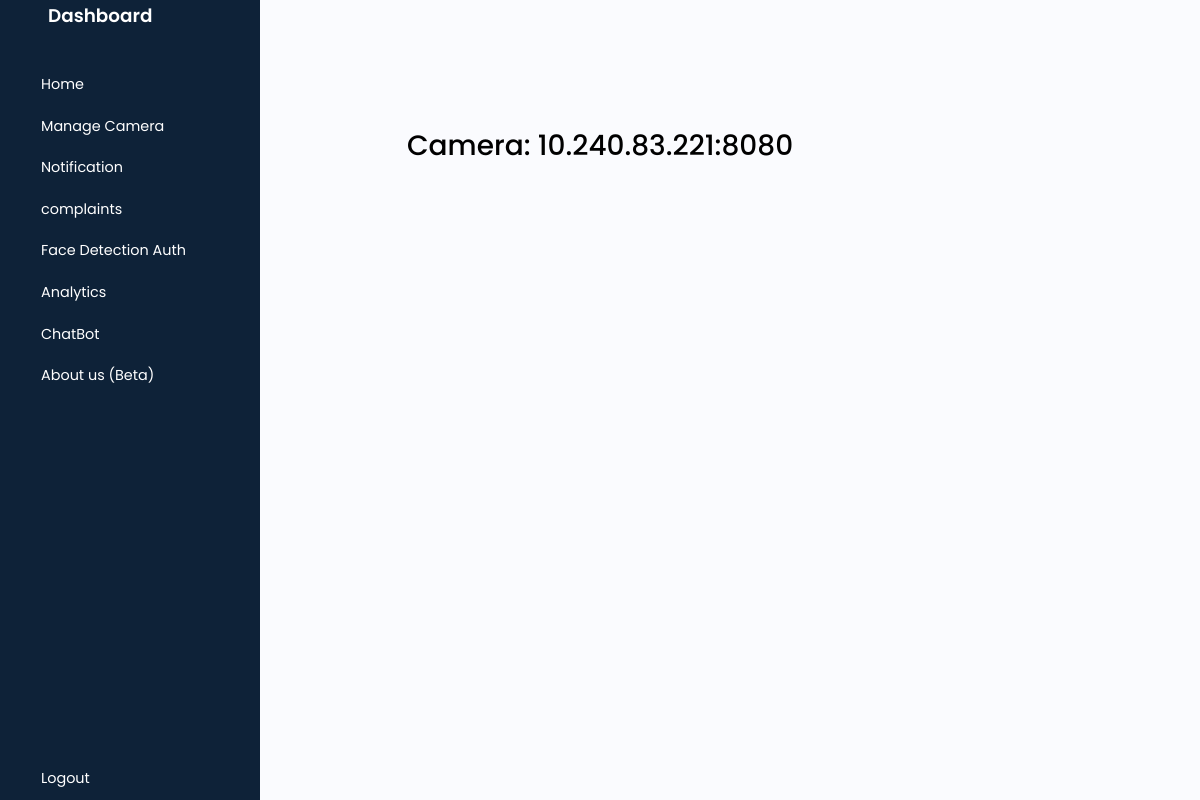
Before: /dashboard (signed in) with the older database file.
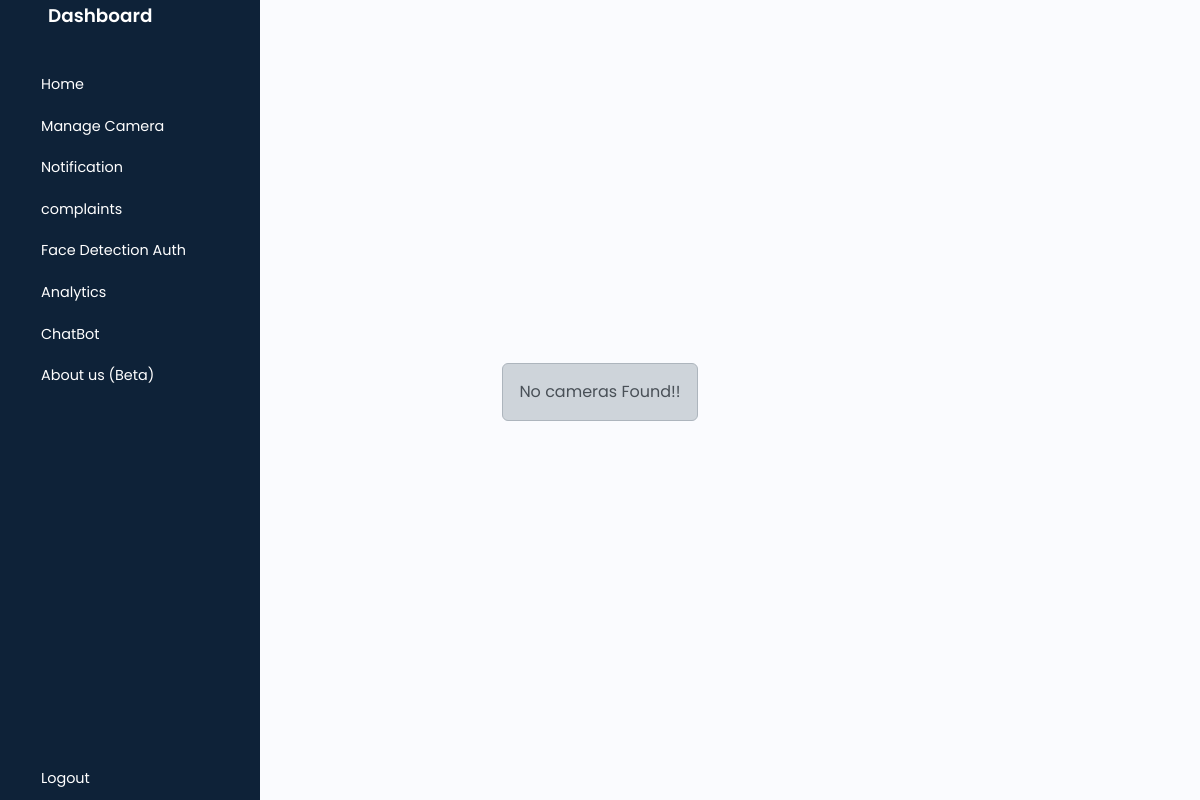
After: the same page with the newer database file.
### app.py (models this page shows)
class Camera(db.Model):
    id = db.Column(db.Integer, primary_key=True)
    user_id = db.Column(db.Integer, db.ForeignKey('user.id'))
    Cam_id = db.Column(db.String(100))
    fire_detection = db.Column(db.Boolean, default=False)
    pose_alert = db.Column(db.Boolean, default=False)
    restricted_zone = db.Column(db.Boolean, default=False)
    safety_gear_detection = db.Column(db.Boolean, default=False)
    region = db.Column(db.Boolean, default=False)

### app.py (the view)
@app.route('/dashboard')
@login_required
def dash_page():
    cameras = Camera.query.filter_by(user_id=current_user.id).all()
    logging.info(f"Dashboard accessed by user {current_user.username}.")
    return render_template('dash.html', cameras=cameras)

### app.py (called while the page is built)
@login_manager.user_loader
def load_user(user_id):
    return User.query.get(int(user_id))

### templates/dash.html (shortened to what this page needs)
<!DOCTYPE html>
<html lang="en">
<head>
    <link href="https://cdn.lineicons.com/4.0/lineicons.css" rel="stylesheet" />
    <link href="https://cdn.jsdelivr.net/npm/bootstrap@5.3.0-alpha3/dist/css/bootstrap.min.css" rel="stylesheet"
>
    <link rel="stylesheet" href="static/css/style_dash.css">
</head>
<body>
    <div class="wrapper">
        {% include 'sidebar.html' %}
        <div class="main p-3 d-flex justify-content-center align-items-center">
            <div class="text-center">
                <div id="live-feeds">
                    {% if cameras %}
                        {% for camera in cameras %}
                            <h3>Camera: {{ camera.Cam_id }}</h3>
                            <div class="d-flex justify-content-center position-relative">
                                <iframe src="/video_feed/{{ camera.Cam_id }}" width="1000" height="500" class="video-feed"></iframe>
                            </div>
                        {% endfor %}
                    {% else %}
                        <div class="alert alert-dark" role="alert">
                            No cameras Found!!
                        </div>
                    {% endif %}
                </div>
            </div>
        </div>
    </div>
</body>
</body>
</html>

Changed rows visible on the page:
removed Camera: Cam_id "10.240.83.221:8080"
Other visible differences:
text now shown: "No cameras Found!!"
